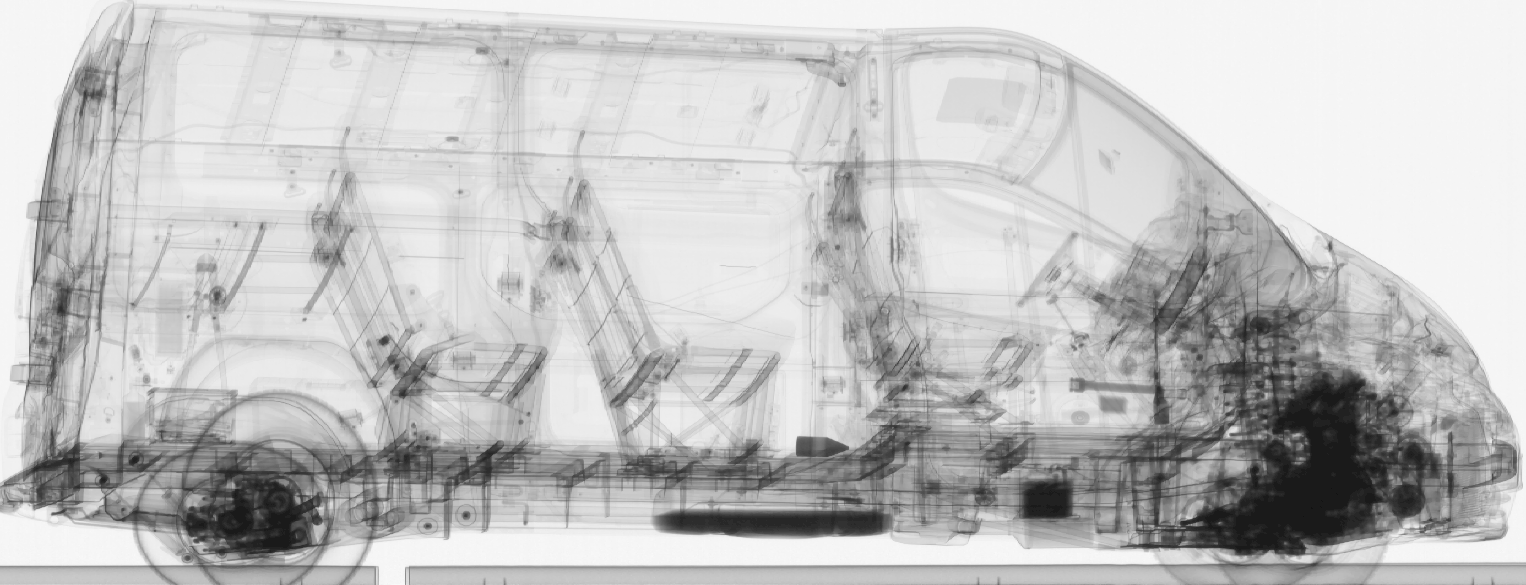
#> input picture data_oriented/brudne/48001F003202511190093 czarno.bmp, 1526 x 585 px
$ jupyter execute --allow-errors 'anomalie copy.ipynb'
#> lines starting #> are read from the running program, lines starting #| are printed output that depends on the picture; after the words box and inside, x2 and y2 are one past the last pixel; in counts of white or black regions, pixels touching at a corner belong together
#> in crop_and_save, img is the input picture: shape (585, 1526); min 18, max 249, mean 193.8
# Detekcja Samochodów Przemytników - System Anomalii RTG

Ten notebook implementuje system detekcji anomalii w zdjęciach RTG samochodów przejeżdżających przez granicę.

## Pipeline:
1. **Preprocessing**: Ujednolicenie rozmiaru, korekcja orientacji, podział na kafelki
2. **Izolacja normalności**: Przygotowanie zbiorów treningowych
3. **Model**: Autoencoder do uczenia reprezentacji normalności
4. **Detekcja**: Obliczanie mapy błędu i lokalizacja anomalii
5. **Wizualizacja**: Zaznaczanie wykrytych obszarów

## 1. Importy i Konfiguracja

[cell 1]
import os
import numpy as np
import matplotlib.pyplot as plt
from PIL import Image
import cv2
from pathlib import Path
from tqdm import tqdm
import warnings
import shutil
warnings.filterwarnings('ignore')

# PyTorch
import torch
import torch.nn as nn
import torch.optim as optim
from torch.utils.data import Dataset, DataLoader
import torchvision.transforms as transforms
import torchvision.transforms.functional as TF

# Sklearn
from sklearn.model_selection import train_test_split


#potem posortuje
from ultralytics import YOLO
import sys
import glob
import random
from pathlib import Path
import json

# Sprawdzenie GPU
#> (the rest of this cell did not finish here and is left out)

## 2. Preprocessing - Pipeline data_initial/ → processed/

przycinanie

[cell 2]
import cv2
import numpy as np


def crop_white_background(image_path, threshold=240, padding=5, background_ratio=0.95, edge_scan_depth=10):
    """
    Przycina obraz w skali szarości usuwając białe tło.

    Args:
        image_path: Ścieżka do obrazu lub sam obraz (numpy array)
        threshold: Próg jasności - piksele jaśniejsze niż ta wartość są uważane za tło (0-255)
        padding: Dodatkowy margines wokół zawartości (w pikselach)
        background_ratio: Jaki procent pikseli w rzędzie/kolumnie musi być tłem, aby uznać ją za pustą (0-1)
        edge_scan_depth: Ile kolejnych rzędów/kolumn od krawędzi musi być tłem, aby uznać je za puste

    Returns:
        Przycięty obraz (numpy array)
    """
#> called with threshold = 240, padding = 5, background_ratio = 0.95, edge_scan_depth = 10
    # Wczytaj obraz jeśli podano ścieżkę
    if isinstance(image_path, str):
        img = cv2.imread(image_path, cv2.IMREAD_GRAYSCALE)
        if img is None:
            raise ValueError(f"Nie można wczytać obrazu: {image_path}")
    else:
        img = image_path

    h, w = img.shape
#> h = 585; w = 1526

    # Znajdź maski tła
    background_mask = img >= threshold
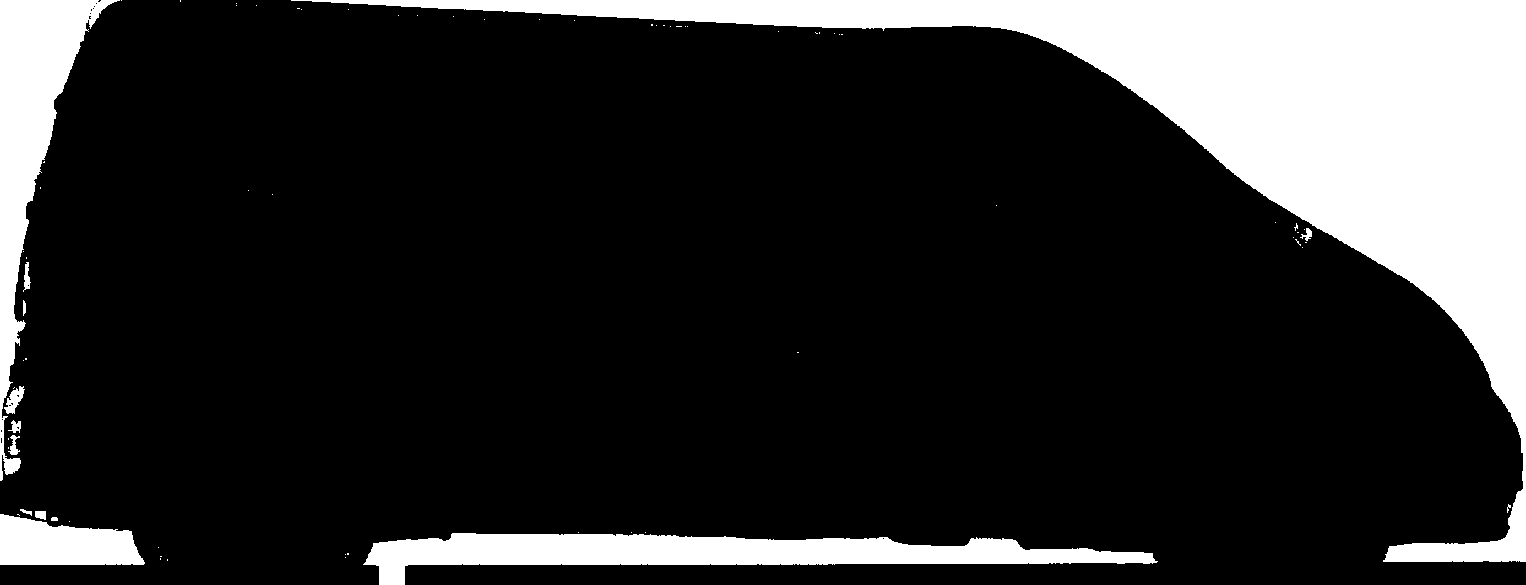
#> background_mask: shape (585, 1526) bool; 18% white; 74 white regions (61 under 20 px), largest, box (x1, y1, x2, y2) and area: (291, 0, 1526, 562) 117470, (363, 533, 1158, 585) 19697, (0, 0, 120, 481) 16773

    # Sprawdź każdy rząd - ile procent to tło
    row_background_ratio = background_mask.mean(axis=1)
#> row_background_ratio = 585 values, max 0.888 at index 0, min 0.00197 at index 481, mean 0.18

    # Sprawdź każdą kolumnę - ile procent to tło
    col_background_ratio = background_mask.mean(axis=0)
#> col_background_ratio = 1526 values, max 0.961 at index 1523, min 0 at index 145, mean 0.18

    # Znajdź pierwszy rząd z góry, od którego zaczyna się zawartość
    # Ignorujemy pojedyncze odstające piksele przy krawędziach
    y_min = 0
    i = 0
    while i < h - edge_scan_depth:
        # Sprawdź następne edge_scan_depth rzędów
        next_rows = row_background_ratio[i:i+edge_scan_depth]
        # Jeśli większość (co najmniej 70%) to tło, uznaj za tło
        if np.sum(next_rows >= background_ratio) >= edge_scan_depth * 0.7:
            y_min = i + edge_scan_depth
            i += edge_scan_depth
        else:
            break
#> after the loop, i = 0

    # Znajdź ostatni rząd od dołu
    y_max = h
#> y_max = 585
    i = h - 1
#> i = 584
    while i >= edge_scan_depth:
        start_idx = max(0, i - edge_scan_depth + 1)
        prev_rows = row_background_ratio[start_idx:i+1]
        if np.sum(prev_rows >= background_ratio) >= edge_scan_depth * 0.7:
            y_max = start_idx
            i -= edge_scan_depth
        else:
            break
#> after the loop, i = 584

    # Znajdź pierwszą kolumnę z lewej
    x_min = 0
    i = 0
    while i < w - edge_scan_depth:
        next_cols = col_background_ratio[i:i+edge_scan_depth]
        if np.sum(next_cols >= background_ratio) >= edge_scan_depth * 0.7:
            x_min = i + edge_scan_depth
            i += edge_scan_depth
        else:
            break
#> after the loop, i = 0

    # Znajdź ostatnią kolumnę z prawej
    x_max = w
#> x_max = 1526
    i = w - 1
#> i = 1525
    while i >= edge_scan_depth:
        start_idx = max(0, i - edge_scan_depth + 1)
        prev_cols = col_background_ratio[start_idx:i+1]
        if np.sum(prev_cols >= background_ratio) >= edge_scan_depth * 0.7:
            x_max = start_idx
            i -= edge_scan_depth
        else:
            break
#> after the loop, i = 1525

    # Dodaj padding
    y_min = max(0, y_min - padding)
    y_max = min(h, y_max + padding)
    x_min = max(0, x_min - padding)
    x_max = min(w, x_max + padding)

    # Przytnij obraz
    cropped = img[y_min:y_max, x_min:x_max]

    return cropped


def crop_and_save(input_path, output_path, threshold=240, padding=5, background_ratio=0.95, edge_scan_depth=10):
    """
    Przycina obraz i zapisuje wynik do pliku.

    Args:
        input_path: Ścieżka do obrazu wejściowego
        output_path: Ścieżka zapisu przyciętego obrazu
        threshold: Próg jasności dla tła
        padding: Margines wokół zawartości
        background_ratio: Jaki procent pikseli w rzędzie/kolumnie musi być tłem
        edge_scan_depth: Głębokość skanowania od krawędzi
    """
    img = cv2.imread(input_path, cv2.IMREAD_GRAYSCALE)
    if img is None:
        raise ValueError(f"Nie można wczytać obrazu: {input_path}")

    cropped = crop_white_background(img, threshold, padding, background_ratio, edge_scan_depth)
    cv2.imwrite(output_path, cropped)

    return cropped


import os
from pathlib import Path


def process_directory(input_dir, output_dir, threshold=240, padding=5, background_ratio=0.95, edge_scan_depth=10):
    """
    Przetwarza wszystkie obrazy BMP w katalogu i zapisuje przycięte wersje.

    Args:
        input_dir: Ścieżka do katalogu wejściowego
        output_dir: Ścieżka do katalogu wyjściowego
        threshold: Próg jasności dla tła
        padding: Margines wokół zawartości
        background_ratio: Jaki procent pikseli w rzędzie/kolumnie musi być tłem
        edge_scan_depth: Głębokość skanowania od krawędzi
    """
    input_path = Path(input_dir)
    output_path = Path(output_dir)

    # Utwórz katalog wyjściowy jeśli nie istnieje
    output_path.mkdir(parents=True, exist_ok=True)

    # Znajdź wszystkie pliki BMP
    bmp_files = list(input_path.glob("*.bmp"))

    if not bmp_files:
        print(f"Nie znaleziono plików BMP w {input_dir}")
        return

    print(f"Znaleziono {len(bmp_files)} plików BMP w {input_dir}")

    success_count = 0
    error_count = 0

    for i, input_file in enumerate(bmp_files, 1):
        output_file = output_path / input_file.name

        try:
            result = crop_and_save(
                str(input_file),
                str(output_file),
                threshold=threshold,
                padding=padding,
                background_ratio=background_ratio,
                edge_scan_depth=edge_scan_depth
            )

            original_shape = cv2.imread(str(input_file), cv2.IMREAD_GRAYSCALE).shape
            print(f"[{i}/{len(bmp_files)}] {input_file.name}: {original_shape} → {result.shape}")
            success_count += 1

        except Exception as e:
            print(f"[{i}/{len(bmp_files)}] Błąd przy {input_file.name}: {e}")
            error_count += 1

    print(f"\nPrzetworzono: {success_count} plików")
    if error_count > 0:
        print(f"Błędów: {error_count}")


# Przykład użycia
if __name__ == "__main__":
    # Przetwórz czyste
    print("=" * 60)
    print("Przetwarzanie data/czyste...")
    print("=" * 60)
    process_directory("data/czyste", "data_cropped/czyste")

    # Przetwórz brudne
    print("\n" + "=" * 60)
    print("Przetwarzanie data/brudne...")
    print("=" * 60)
    process_directory("data/brudne", "data_cropped/brudne")
#| [1/1] 48001F003202511190093 czarno.bmp: (585, 1526) → (585, 1526)

obracanie

[cell 3]
import cv2
import numpy as np
from pathlib import Path


def detect_car_orientation(image_path):
    """
    Wykrywa orientację samochodu na podstawie rozkładu ciemnych pikseli.
    Zakłada, że przód samochodu (koła, silnik) jest ciemniejszy niż tył.

    Args:
        image_path: Ścieżka do obrazu lub sam obraz (numpy array)

    Returns:
        'left' jeśli przód jest po lewej, 'right' jeśli po prawej
    """
    # Wczytaj obraz jeśli podano ścieżkę
    if isinstance(image_path, str):
        img = cv2.imread(image_path, cv2.IMREAD_GRAYSCALE)
        if img is None:
            raise ValueError(f"Nie można wczytać obrazu: {image_path}")
    else:
        img = image_path

    h, w = img.shape
#> h = 585; w = 1526

    # Podziel obraz na lewą i prawą połowę
    left_half = img[:, :w//2]
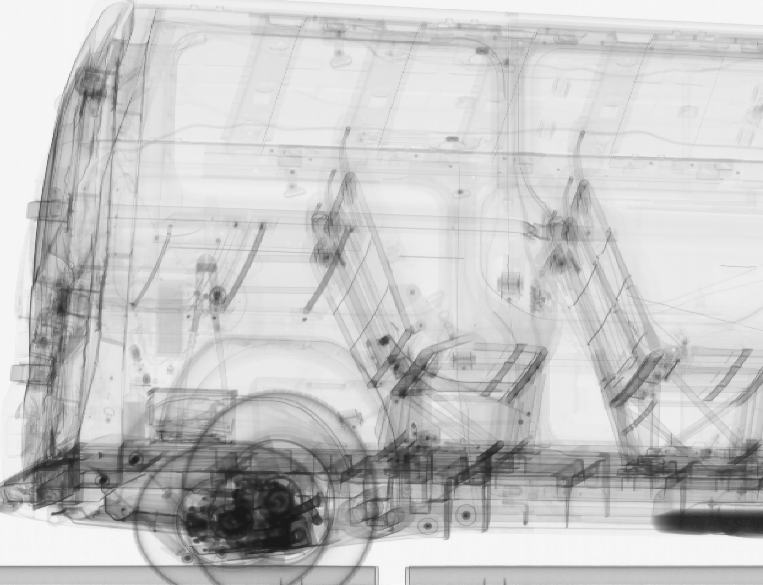
#> left_half: shape (585, 763); min 26, max 249, mean 199
    right_half = img[:, w//2:]
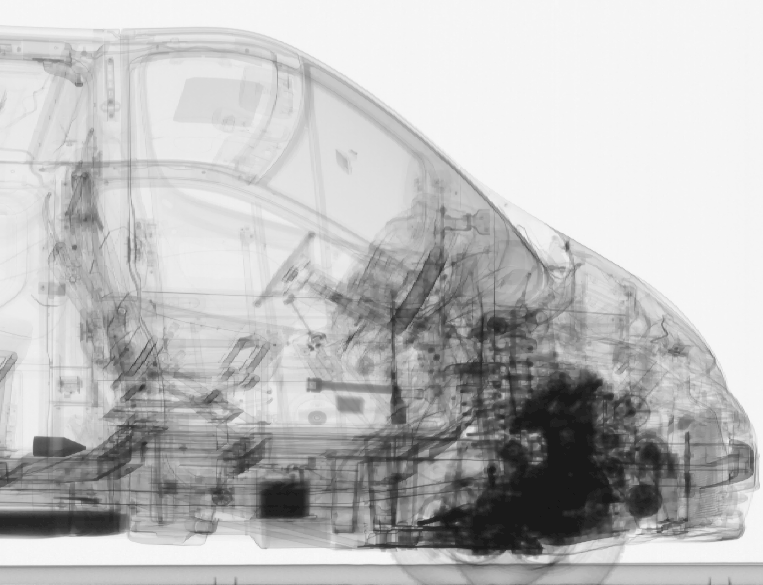
#> right_half: shape (585, 763); min 18, max 249, mean 188.5

    # Oblicz średnią jasność dla każdej połowy
    # Niższa wartość = ciemniejsze = więcej zawartości (koła, silnik)
    left_mean = left_half.mean()
#> left_mean = 199
    right_mean = right_half.mean()
#> right_mean = 188.5

    # Alternatywnie: policz ciemne piksele (< 200)
    left_dark_pixels = np.sum(left_half < 200)
#> left_dark_pixels = 159486
    right_dark_pixels = np.sum(right_half < 200)
#> right_dark_pixels = 202109

    # Przód jest tam gdzie więcej ciemnych pikseli
    if left_dark_pixels > right_dark_pixels:
        return 'left'
    else:
        return 'right'


def orient_car(image_path, target_orientation='right'):
    """
    Orientuje obraz samochodu tak, aby przód był po wskazanej stronie.

    Args:
        image_path: Ścieżka do obrazu lub sam obraz (numpy array)
        target_orientation: 'left' lub 'right' - gdzie ma być przód

    Returns:
        Obraz z odpowiednią orientacją (numpy array)
    """
    # Wczytaj obraz jeśli podano ścieżkę
    if isinstance(image_path, str):
        img = cv2.imread(image_path, cv2.IMREAD_GRAYSCALE)
        if img is None:
            raise ValueError(f"Nie można wczytać obrazu: {image_path}")
    else:
        img = image_path

    # Wykryj aktualną orientację
    current_orientation = detect_car_orientation(img)
#> current_orientation = 'right'

    # Jeśli trzeba, odwróć obraz
    if current_orientation != target_orientation:
        img = cv2.flip(img, 1)  # flip horizontally (1 = horizontal, 0 = vertical)
        return img, True  # True = flipped

    return img, False  # False = not flipped


def orient_and_save(input_path, output_path, target_orientation='right'):
    """
    Orientuje obraz i zapisuje wynik do pliku.

    Args:
        input_path: Ścieżka do obrazu wejściowego
        output_path: Ścieżka zapisu zorientowanego obrazu
        target_orientation: 'left' lub 'right' - gdzie ma być przód

    Returns:
        (oriented_image, was_flipped)
    """
    img = cv2.imread(input_path, cv2.IMREAD_GRAYSCALE)
    if img is None:
        raise ValueError(f"Nie można wczytać obrazu: {input_path}")

    oriented, flipped = orient_car(img, target_orientation)
#> flipped = False
    cv2.imwrite(output_path, oriented)

    return oriented, flipped


def process_directory(input_dir, output_dir, target_orientation='right'):
    """
    Przetwarza wszystkie obrazy BMP w katalogu i orientuje je.

    Args:
        input_dir: Ścieżka do katalogu wejściowego
        output_dir: Ścieżka do katalogu wyjściowego
        target_orientation: 'left' lub 'right' - gdzie ma być przód
    """
    input_path = Path(input_dir)
    output_path = Path(output_dir)

    # Utwórz katalog wyjściowy jeśli nie istnieje
    output_path.mkdir(parents=True, exist_ok=True)

    # Znajdź wszystkie pliki BMP
    bmp_files = list(input_path.glob("*.bmp"))

    if not bmp_files:
        print(f"Nie znaleziono plików BMP w {input_dir}")
        return

    print(f"Znaleziono {len(bmp_files)} plików BMP w {input_dir}")

    success_count = 0
    flipped_count = 0
    error_count = 0

    for i, input_file in enumerate(bmp_files, 1):
        output_file = output_path / input_file.name

        try:
            oriented, flipped = orient_and_save(
                str(input_file),
                str(output_file),
                target_orientation=target_orientation
            )

            status = "odwrócono" if flipped else "bez zmian"
            print(f"[{i}/{len(bmp_files)}] {input_file.name}: {status}")
            success_count += 1
            if flipped:
                flipped_count += 1

        except Exception as e:
            print(f"[{i}/{len(bmp_files)}] Błąd przy {input_file.name}: {e}")
            error_count += 1

    print(f"\nPrzetworzono: {success_count} plików")
    print(f"Odwrócono: {flipped_count} plików")
    if error_count > 0:
        print(f"Błędów: {error_count}")


# Przykład użycia
if __name__ == "__main__":
    # Przetwórz przycięte obrazy - czyste
    print("=" * 60)
    print("Orientowanie data_cropped/czyste...")
    print("=" * 60)
    process_directory("data_cropped/czyste", "data_oriented/czyste", target_orientation='right')

    # Przetwórz przycięte obrazy - brudne
    print("\n" + "=" * 60)
    print("Orientowanie data_cropped/brudne...")
    print("=" * 60)
    process_directory("data_cropped/brudne", "data_oriented/brudne", target_orientation='right')
#| [1/1] 48001F003202511190093 czarno.bmp: bez zmian

## 3. Przygotowanie Danych - Dataset i Split Train/Val/Test

[cell 4]
class CarXRayDataset(Dataset):
    """
    PyTorch Dataset dla obrazów RTG samochodów.
    Wczytuje przetworzone obrazy z folderu 'czyste' i transformuje je do tensora.
    """

    # [8 lines left out: function __init__, not called in this run]

    def __len__(self):
        return len(self.image_paths)

    # [20 lines left out: function __getitem__, not called in this run]


# Zbierz wszystkie ścieżki do obrazów "czystych"
#> (the rest of this cell did not finish here and is left out)

#> (a cell that did not finish here is left out)

#> (a cell that did not finish here is left out)

[cell 7]
# Utworzenie DataLoaderów
BATCH_SIZE = 4  # Mały batch size dla małego datasetu

#> (the rest of this cell did not finish here and is left out)

## 3.5. Augmentacja Danych - Zwiększenie Datasetu

Zastosujemy sprytne augmentacje specyficzne dla obrazów RTG samochodów:
- **Additive Noise**: Symulacja szumów detektora RTG
- **Gaussian Blur**: Różne poziomy ostrości skanów
- **Brightness/Contrast**: Różne ustawienia ekspozycji
- **Horizontal Shift**: Przesunięcia poziome (auto w różnych pozycjach)
- **Slight Rotation**: Drobne rotacje (nierówne ustawienie przy skanowaniu)

[cell 8]
class XRayAugmentation:
    """
    Augmentacje specyficzne dla RTG samochodów
    Zachowują realizm fizyczny skanów RTG
    """

    # [117 lines left out: functions add_noise, gaussian_blur, adjust_brightness, adjust_contrast, slight_rotation, random_augment and 1 more, not called in this run]

#> (a cell that did not finish here is left out)

[cell 10]
# Dataset z augmentacją on-the-fly
class AugmentedCarXRayDataset(Dataset):
    """
    Dataset z augmentacją na żywo podczas treningu
    Każda epoka = różne augmentacje = większa różnorodność
    """

    # [12 lines left out: function __init__, not called in this run]

    def __len__(self):
        return len(self.image_paths)

    # [21 lines left out: function __getitem__, not called in this run]


# Przetworzenie datasetu z augmentacją ON-THE-FLY
print("="*60)
print("TWORZENIE DATASETÓW Z AUGMENTACJĄ ON-THE-FLY")
print("="*60)

# Datasety z augmentacją
#> (the rest of this cell did not finish here and is left out)

## 4. Model Autoencodera

Uczenie reprezentacji normalności za pomocą Convolutional Autoencoder.

[cell 11]
class ConvAutoencoder(nn.Module):
    """
    ULTRA-COMPRESSED Denoising Autoencoder dla 50 obrazów
    Input: [B, 1, 320, 896]
    Bottleneck: [B, 2, 40, 112] (8x downsampling - KOMPRESJA 32:1)
    Output: [B, 1, 320, 896]

    Kompresja 32:1 - model fizycznie nie może zapamiętać anomalii
    """

    def __init__(self, latent_channels=2, dropout_rate=0.1, noise_std=0.15, training=True):
        super(ConvAutoencoder, self).__init__()
        self.noise_std = noise_std
        self.training_mode = training

        # Encoder - 3 bloki (320x896 -> 40x112)
        self.encoder = nn.Sequential(
            # Blok 1: 320x896 -> 160x448
            nn.Conv2d(1, 6, kernel_size=4, stride=2, padding=1),
            nn.ReLU(inplace=True),
            nn.BatchNorm2d(6),

            # Blok 2: 160x448 -> 80x224
            nn.Conv2d(6, 8, kernel_size=4, stride=2, padding=1),
            nn.ReLU(inplace=True),
            nn.BatchNorm2d(8),

            # Blok 3: 80x224 -> 40x112 (BOTTLENECK - tylko 2 kanały!)
            nn.Conv2d(8, latent_channels, kernel_size=4, stride=2, padding=1),
            nn.ReLU(inplace=True),
            nn.BatchNorm2d(latent_channels),
        )

        self.bottleneck_dropout = nn.Dropout2d(p=dropout_rate)

        # Decoder
        self.decoder = nn.Sequential(
            # Blok 1: 40x112 -> 80x224
            nn.ConvTranspose2d(latent_channels, 8, kernel_size=4, stride=2, padding=1),
            nn.ReLU(inplace=True),
            nn.BatchNorm2d(8),

            # Blok 2: 80x224 -> 160x448
            nn.ConvTranspose2d(8, 6, kernel_size=4, stride=2, padding=1),
            nn.ReLU(inplace=True),
            nn.BatchNorm2d(6),

            # Blok 3: 160x448 -> 320x896
            nn.ConvTranspose2d(6, 1, kernel_size=4, stride=2, padding=1),
            nn.Sigmoid()
        )

    # [19 lines left out: functions add_noise, forward, not called in this run]

    def encode(self, x):
        return self.encoder(x)

    def decode(self, z):
        return self.decoder(z)

# Inicjalizacja modelu z ULTRA kompresją
#> (the rest of this cell did not finish here and is left out)

[cell 12]
# Funkcja treningowa
# [32 lines left out: functions train_epoch, validate, not called in this run]

# Setup treningu
#> (the rest of this cell did not finish here and is left out)

[cell 13]
# Trening modelu
NUM_EPOCHS = 100
best_val_loss = float('inf')
train_losses = []
val_losses = []

print("Rozpoczynam trening autoencodera...")
print(f"Liczba epok: {NUM_EPOCHS}\n")

#> (the rest of this cell did not finish here and is left out)

[cell 14]
# Wizualizacja krzywych uczenia
plt.figure(figsize=(12, 5))

plt.subplot(1, 2, 1)
plt.plot(train_losses, label='Train Loss', linewidth=2)
plt.plot(val_losses, label='Val Loss', linewidth=2)
plt.xlabel('Epoch')
plt.ylabel('Loss (MSE)')
plt.title('Krzywe Uczenia Autoencodera')
plt.legend()
plt.grid(True, alpha=0.3)

plt.subplot(1, 2, 2)
plt.plot(train_losses, label='Train Loss', linewidth=2)
plt.plot(val_losses, label='Val Loss', linewidth=2)
plt.xlabel('Epoch')
plt.ylabel('Loss (MSE)')
plt.title('Krzywe Uczenia (skala log)')
plt.yscale('log')
plt.legend()
plt.grid(True, alpha=0.3)

plt.tight_layout()
plt.show()
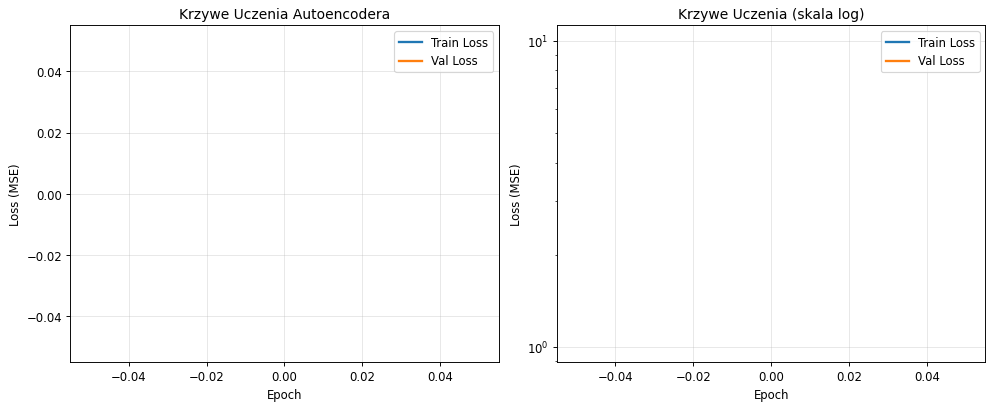
#> figure drawn by matplotlib, 2 panels
